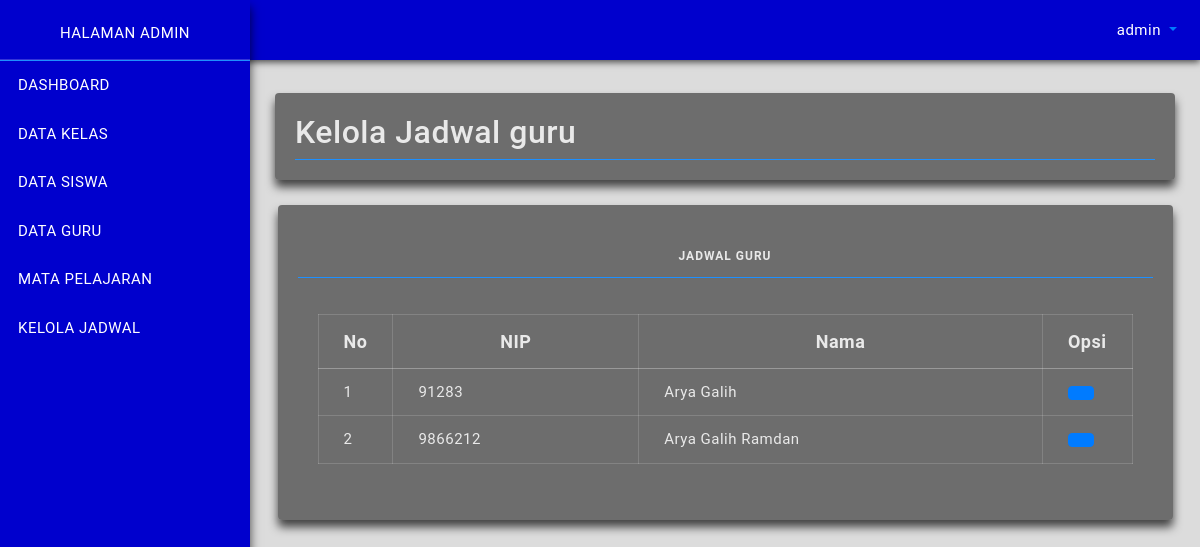
Page /admin/jadwal-guru.php (signed in) on the committed database.
### tables this page shows
CREATE TABLE `tb_guru` (
  `nip` bigint(15) NOT NULL,
  `nama` varchar(35) NOT NULL,
  `jk` varchar(15) NOT NULL,
  `alamat` text NOT NULL,
  `no_telpon` int(15) NOT NULL,
  `foto` varchar(255) NOT NULL
);

### admin/jadwal-guru.php (the view, shortened to what this page needs)
<?php
  require_once('partials/header.php');
  require_once('config.php');
 ?>
    <div class="content-wrapper">
        <div class="container-fluid"><br>
        	<div class="card">
	          <div class="card-body">
	            <h2><i class="zmdi zmdi-assignment"></i> Kelola Jadwal guru</h2>
	            <div class="dropdown-divider"></div>
	          </div>
	        </div>
            <div class="row">
				<div class="col">
                    <div class="card">
                        <div class="card-body">
                            <ul class="nav nav-tabs nav-tabs-primary top-icon nav-justified">
                                <li class="nav-item">
                                    <a class="nav-link"><i class="zmdi zmdi-assignment"></i> Jadwal Guru</a>
                                    <div class="dropdown-divider"></div>
                                </li>
                            </ul>
                            <div class="tab-content">
                                    <div class="card-body">
						              	<div class="table-responsive">
						               		<table class="table">
						                  		<thead align="center">
							                    	<tr>
							                      		<th style="width: 5px;">No</th>
							                      		<th>NIP</th>
							                      		<th>Nama</th>
							                      		<th style="width: 15px;">Opsi</th>
							                    	</tr>
							                  	</thead>
						                  		<tbody>
						                  			<?php
														$sql = "SELECT * FROM tb_guru";
														$query= mysqli_query($conn, $sql);
														$n = 1;
														while($guru = mysqli_fetch_array($query)){
															echo "<tr>";
															echo "<td>".$n++."</td>";
															echo "<td>".$guru['nip']. "</td>";
															echo "<td>".$guru['nama']. "</td>";
															echo "<td>
																	<a href='edit_jadwal_guru.php?nip=".$guru['nip']."' name='pilih' class='btn btn-primary' title='".$guru['nip']."' onclick='editJadwalGuru(this)'><i class='icon-note'></i></a>
																</td>";
														 	echo "</tr>";
														 }
													?>
						                  		</tbody>
						               		</table>
						              	</div>
						            </div>
                                </div>
                            </div>
                        </div>
                    </div>
                </div>
            </div>
        </div>
<?php
  require_once('partials/footer.php');
 ?>

### assets/css/appstyle.css (style rules this page uses)
body { background-color: #DCDCDC; font-family: 'Roboto', sans-serif; font-size: 15px; color: rgba(255,255,255,.85); letter-spacing: 0.5px; }
::placeholder { color: #fff !important; opacity: .5 !important; }
.row { margin-right: -12.5px; margin-left: -12.5px; }
.content-wrapper { margin-left: 250px; padding-top: 70px; padding-left: 10px; padding-right: 10px; padding-bottom: 70px; overflow-x: hidden; -webkit-transition: all 0.3s ease; -moz-transition: all 0.3s ease; -o-transition: all 0.3s ease; transition: all 0.3s ease; }
.dropdown-divider { margin: 0; border-top: 1px solid rgb(30, 144, 255); }
.card { margin-bottom: 25px; border: none; background-color: rgba(0,0,0,0.5); box-shadow: 0 7px 10px rgba(0, 0, 0, 0.7); }
.card .table td, .card .table th { padding-right: 25px; padding-left: 25px; }
.table { width: 100%; color: rgba(255,255,255,.85); }
.table thead th { font-size: 18px; padding-top: 13px; padding-bottom: 13px; border-bottom: 1px solid rgba(255, 255, 255, 0.3) }
.table-responsive { white-space:nowrap; }
.table-responsive td, .table-responsive th { border: 1px solid rgba(255, 255, 255, 0.15); }
.nav-tabs .nav-link { color: #ffffff; font-size: 12px; text-align: center; letter-spacing: 1px; font-weight: 600; margin: 0px; margin-bottom: 0; padding: 12px 20px; text-transform: uppercase; border: 0px solid transparent; border-top-left-radius: .25rem; border-top-right-radius: .25rem; }
.nav-tabs .nav-link i { margin-right: 2px; font-weight: 600; }
.top-icon.nav-tabs .nav-link i { margin: 0px; font-weight: 500; display: block; font-size: 20px; padding: 5px 0; }
.nav-tabs-primary.nav-tabs { border-bottom: 1px solid #14abef; }
.card .tab-content { padding: 1rem 0 0 0; }

### rows in the picture
tb_guru: nip "91283", nama "Arya Galih"
tb_guru: nip "9866212", nama "Arya Galih Ramdan"

### other values in the picture
$_SESSION['username'] "admin"
